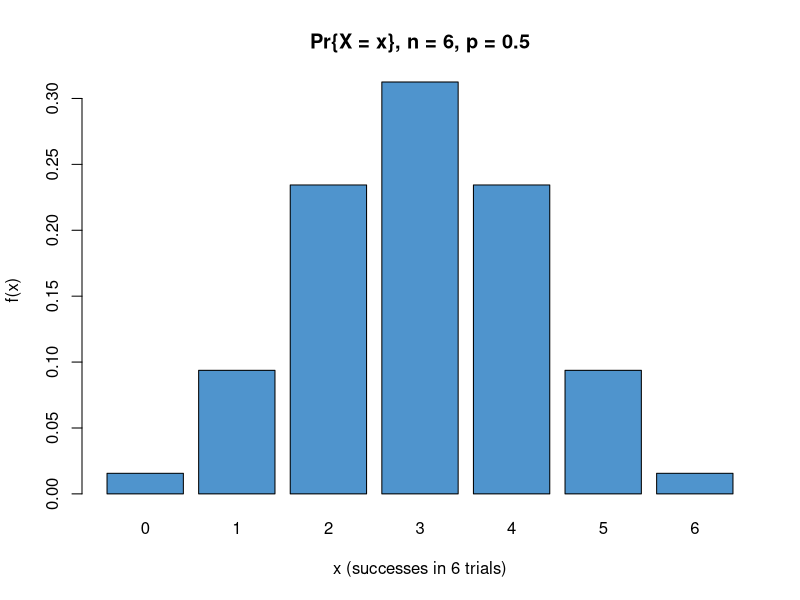
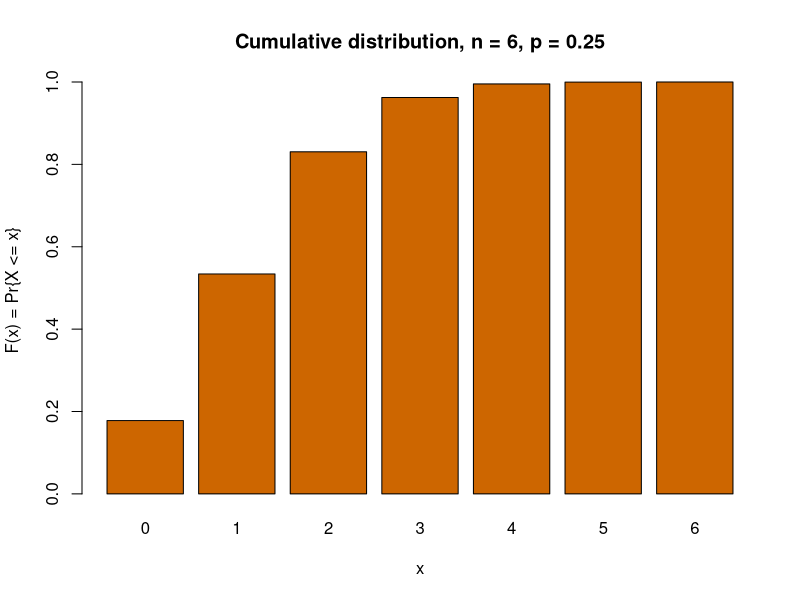
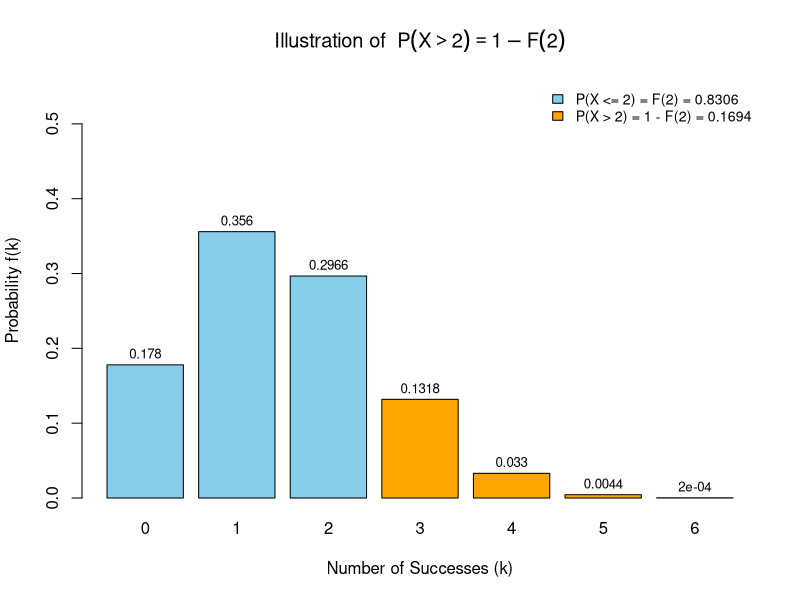
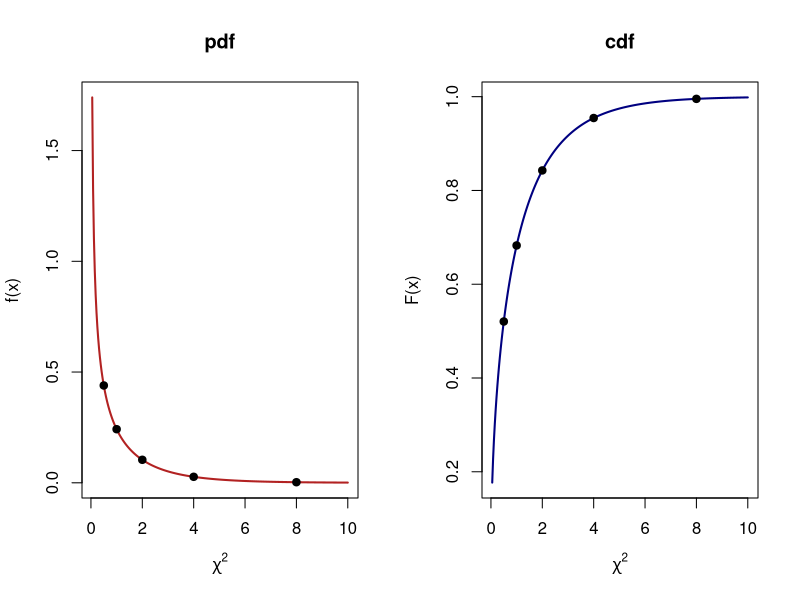

Recreate these plots in R, in order.
## ---- chunk 1
knitr::opts_chunk$set(echo = TRUE, message = FALSE, warning = FALSE,
                       fig.width = 5, fig.height = 4, fig.align = "center")
## ---- chunk 2
p <- 0.5
p          # probability of Heads on one toss
p^2        # probability of Heads on 2 successive (independent) tosses
## ---- chunk 3
# write the code to answer the question
p^4
## ---- chunk 4
# P(diamond on the first draw)
# How many diamonds in total in a card deck?
# Ace, 2 through 10, Jack, Queen, and King (n/total cards)
p_diamond_1 <- 13/52

# How many diamonds remain after removing one?
diamonds_remaining <- 12

# How many cards remain after removing one?
cards_remaining <- 51

# What is the probability of another diamond?
# This is called a conditional probability
p_diamond_2_given_1 <- diamonds_remaining / cards_remaining  

p_diamond_1
p_diamond_2_given_1

# Probability of 2 successive diamonds = product of the two (dependent) events
p_two_diamonds <- p_diamond_1 * p_diamond_2_given_1
p_two_diamonds
## ---- chunk 5
# By hand, for a run of all successes: f(x) = p^n when x = n
# find p, which is 1 correct guess then p^n
# write your math

0.5^6

# The general binomial pdf, via R's built-in function:
# Find what the function does by running ?dbinom in the console
# x is the number of successes
# size = the number of trials
# prob = probability of success on each trial.
dbinom(x = 6, size = 6, prob = 0.5)
## ---- chunk 6
# 5 correct choices in 6 trials
dbinom(x = NA, size = NA, prob = NA)
# 7 correct choices in 7 trials
dbinom(x = NA, size = NA, prob = NA)
## ---- chunk 7
# Create a vector of possible outcomes (0 to 6 successes)
x <- 0:6
x
# Calculate the binomial probability for each outcome in x
# for n = 6 trials (size) and probability of success p = 0.5 (prob)
f.x <- dbinom(x, size = 6, prob = 0.5)
f.x
# Combine x and f.x column-wise into a matrix to view outcomes alongside their probabilities
cbind(x, f.x)

# Check: the pdf must sum to 1 over all possible outcomes
# Sum all calculated probabilities in f.x to verify they sum to 1.0
sum(f.x)
## ---- chunk 8
barplot(f.x, names.arg = x, xlab = "x (successes in 6 trials)",
        ylab = "f(x)", col = "steelblue3",
        main = "Pr{X = x}, n = 6, p = 0.5")
## ---- chunk 9
# candidate likelihood with pi = 0.5 (no learning) and pi = 0.999 (highly trained) 
pi_candidates <- c(0.999, 0.95, 0.90, 0.85, 0.80, 0.75, 0.70, 0.65, 0.60, 0.55, 0.50)
# Experiment 1: 9 success over 10 trials
L.exp1 <- dbinom(x = 9, size = 10, prob = pi_candidates)
# Experiment 2: 7 success over 10 trials
L.exp2 <- dbinom(x = 7, size = 10, prob = pi_candidates)

likelihood_table <- data.frame(
  pi = pi_candidates,
  L_Experiment1 = round(L.exp1, 5),
  L_Experiment2 = round(L.exp2, 5)
)
likelihood_table
## ---- chunk 10
# For the first experiment, what is the maximum likelihood?
# Experiment 1 (9 successes in 10 trials)
max_L1 <- max(L.exp1)
# Find the \hat_pi => the max likelihood
pi_hat_1 <- pi_candidates[which.max(L.exp1)]

L1_at_no_learning <- dbinom(9, 10, 0.5)

# Calculate the likelihood ratio LR = Max($\hat \pi$|data) / L($\pi=0.5$|data)
LR1 <- max_L1 / L1_at_no_learning

max_L1        # maximum likelihood
pi_hat_1      # pi-hat: the parameter value where likelihood is maximized
LR1           # likelihood ratio vs. pi = 0.5 (no learning)

# Experiment 2 (7 successes in 10 trials)
max_L2 <- max(L.exp2)
# Find the \hat_pi => the max likelihood
pi_hat_2 <- pi_candidates[which.max(L.exp2)]
L2_at_no_learning <- dbinom(7, 10, 0.5)
LR2 <- max_L2 / L2_at_no_learning

max_L2
pi_hat_2
LR2
## ---- chunk 11
# TAKE-HOME MESSAGE: for ANY binomial count (x successes in n trials)
# the maximum likelihood estimate of the success probability is always
# pi.hat = x / n, EXACTLY. This is a general mathematical fact about the
# binomial distribution. Whenever you have simple binomial count data,
# you never need a grid search or a calculator to find pi.hat: just divide
# successes by trials.

mle_check <- function(x, n) {
  # optimize() searches continuously over pi in (0,1) for the value that
  # maximizes the binomial likelihood -- no candidate list required.
  fit <- optimize(function(pi) dbinom(x, n, pi), interval = c(0, 1), maximum = TRUE)
  data.frame(x = x, n = n,
             x_over_n       = round(x / n, 4),
             pi_hat_by_search = round(fit$maximum, 4))
}

# Four (x, n) pairs that have nothing to do with Experiment 1 or 2:
results <- rbind(
  mle_check(x = 3,  n = 8),
  mle_check(x = 15, n = 40),
  mle_check(x = 1,  n = 3),
  mle_check(x = 50, n = 200)
)
results
## ---- chunk 12
# write the code to compute f0
f0 <- dbinom(x=0, size = 6, prob = 0.25)
# write the code to compute f1 
f1 <- dbinom(1, size = 6, prob = 0.25)
# write the code to compute $Pr{x <= 1}$
Pr_x_le_1 <- f0+f1
## ---- chunk 13
# The cumulative distribution function does the summing for us:
# Find the function and the code for doing it
pbinom(1, size = 6, prob = 0.25)   # should match Pr_x_le_1 above exactly
## ---- chunk 14
x <- 0:6
f.x <- dbinom(x, size = 6, prob = 0.25)   # pdf
F.x <- pbinom(x, size = 6, prob = 0.25)   # cdf

pdf_cdf_table <- data.frame(x = x, `f(x)` = round(f.x, 4), `F(x)` = round(F.x, 4),
                             check.names = FALSE)
pdf_cdf_table
## ---- chunk 15
barplot(F.x, names.arg = x, xlab = "x", ylab = "F(x) = Pr{X <= x}",
        col = "darkorange3", main = "Cumulative distribution, n = 6, p = 0.25")
## ---- chunk 16
################## COPY AND RUN THE WHOLE CHUNK #################
# Parameters for the Binomial distribution
n <- 6           # Number of trials
p <- 0.25        # Probability of success
x_cutoff <- 2    # Threshold x (e.g., calculating P(X > 2))

# 1. Outcomes and Probability Mass Function (PMF)
x <- 0:n
f_x <- dbinom(x, size = n, prob = p)

# 2. Cumulative Probability F(x) and Upper Tail Probability 1 - F(x)
cdf_x <- pbinom(x_cutoff, size = n, prob = p)       # P(X <= x_cutoff)
upper_tail <- 1 - cdf_x                             # P(X > x_cutoff)

# 3. Assign colors: Blue for X <= x_cutoff, Orange for X > x_cutoff
bar_colors <- ifelse(x <= x_cutoff, "skyblue", "orange")

# 4. Generate the plot with expanded y-limits (+ 0.20 headroom)
bp <- barplot(
  f_x,
  names.arg = x,
  col = bar_colors,
  border = "black",
  xlab = "Number of Successes (k)",
  ylab = "Probability f(k)",
  main = bquote("Illustration of " ~ P(X > .(x_cutoff)) == 1 - F(.(x_cutoff))),
  ylim = c(0, max(f_x) + 0.20)  # Increased height to prevent legend overlap
)

# 5. Add exact probability labels on top of each bar
text(
  x = bp,
  y = f_x + 0.015,
  labels = round(f_x, 4),
  cex = 0.8
)

# 6. Add legend at topright (where right-tail bars are small) without border box
legend(
  "topright",
  legend = c(
    paste0("P(X <= ", x_cutoff, ") = F(", x_cutoff, ") = ", round(cdf_x, 4)),
    paste0("P(X > ", x_cutoff, ") = 1 - F(", x_cutoff, ") = ", round(upper_tail, 4))
  ),
  fill = c("skyblue", "orange"),
  bty = "n",  # Removes the solid box around legend
  cex = 0.85
)
# Print values to console
cat(sprintf("F(%d) = P(X <= %d) = %.5f\n", x_cutoff, x_cutoff, cdf_x))
cat(sprintf("1 - F(%d) = P(X > %d) = %.5f\n", x_cutoff, x_cutoff, upper_tail))
## ---- chunk 17
# Write the code for probability of 5 success in 6 trials with probability by trial being prob = 0.25 (f5)
f5 <- dbinom(5, size = 6, prob = 0.25)
# Write the code for probability of 6 success in 6 trials with probability by trial being prob = 0.25 (f6)
f6 <- dbinom(6, size = 6, prob = 0.25)

f5
f6

# Method 1: sum the tail of the pdf directly
Pr_X_gt_4_pdf <- f5 + f6
Pr_X_gt_4_pdf

# Method 2: use the cdf, which is faster once n gets large
Pr_X_gt_4_cdf <- 1 - pbinom(4, size = 6, prob = 0.25)
Pr_X_gt_4_cdf

# Confirm the two methods agree
# all.equal(Pr_X_gt_4_pdf, Pr_X_gt_4_cdf)
## ---- chunk 18
p_H <- 1/8          
# expected arrival rate at H by chance, one of 8 endpoints
p_H

# write the code for the chance of 4 correct arrivals at H in 4 trials? ($Pr\{X=4\}$)
Pr_X_eq_4 <- dbinom(4, size = 4, prob = 1/8)
Pr_X_eq_4

# write the code for the chance of 3 or more correct in 4 trials ($Pr\{X>2\}$)
Pr_X_gt_2 <- 1 - pbinom(2, size = 4, prob = 1/8)
Pr_X_gt_2
## ---- chunk 19
# 2-tier maze: n = 6 trials, p = 0.25 (Exercises 5-6)
x2 <- 0:6

# Calculate the probability of getting strictly more than $x_2$ successes out of 6 trials 
upper_tail_2tier <- 1 - pbinom(x2, size = 6, prob = 0.25)

# Put the successes and the probabilities together in a dataframe
data.frame(x = x2, `Pr{X>x}` = round(upper_tail_2tier, 4), check.names = FALSE)

# Find the x success where the probability is below 5% (0.05)
x2[upper_tail_2tier < 0.05]
x2_crit <- min(x2[upper_tail_2tier < 0.05])
x2_crit

# 3-tier maze: n = 4 trials, p = 1/8
x3 <- 0:4
# Calculate the probability of getting strictly more than $x_3$ successes out of 4 trials
upper_tail_3tier <- 1 - pbinom(x3, size = 4, prob = 1/8)

# Put the successes and the probabilities together in a dataframe
data.frame(x = x3, `Pr{X>x}` = round(upper_tail_3tier, 4), check.names = FALSE)

# Find the x success where the probability is below 5% (0.05)
x3[upper_tail_3tier < 0.05]
x3_crit <- min(x3[upper_tail_3tier < 0.05])
x3_crit   
# smallest x where the 3-tier maze crosses below 5%
## ---- chunk 20
# We are getting variables from Exercise 4 (exact, unrounded)
# Experiment 2 (7 successes in 10 trials)
# max_L2 is max(L.exp2)
# L2_at_no_learning <- dbinom(7, 10, 0.5)
LR_exp2 <- max_L2 / L2_at_no_learning
LR_exp2

G_exp2 <- 2 * log(LR_exp2)
G_exp2

# Upper-tail p-value from the chi-squared distribution, df = 1
p_exp2 <- 1 - pchisq(G_exp2, df = 1)
p_exp2
## ---- chunk 21
# We want the probability in the upper tail Pr{ \chi^2 (df) > G}.
# We want the probability in the upper tail Pr{ \chi^2 (1) > G}.
# we define G_trial
G_trial <- 3.84

# This is the LOWER tail, Pr{chisq(1) <= G} =~ 0.95
pchisq(G_trial, df = 1)         
# this is the LOWER tail, Pr{chisq(1) <= G} =~ 0.95

1 - pchisq(G_trial, df = 1)     
# this is the UPPER tail we actually want, ~0.05
## ---- chunk 22
G_values <- c(5.67, 10.23)
df_values <- c(3, 5)
p_values <- 1 - pchisq(G_values, df_values)

data.frame(G = G_values, df = df_values, p = round(p_values, 4))
## ---- chunk 23
# Using the handout's own rounded LR = 2.3, for comparison with the exact value above
G_rounded <- 2 * log(2.3)
p_rounded <- 1 - pchisq(G_rounded, df = 1)

G_rounded
p_rounded
## ---- chunk 24
chisq_x <- c(0.5, 1, 2, 4, 8)

pdf_vals <- dchisq(chisq_x, df = 1)
cdf_vals <- pchisq(chisq_x, df = 1)
upper_vals <- 1 - cdf_vals

data.frame(x = chisq_x,
           `pdf = f(x)` = round(pdf_vals, 4),
           `cdf = F(x)` = round(cdf_vals, 4),
           `1 - cdf` = round(upper_vals, 4),
           check.names = FALSE)
## ---- chunk 25
xx <- seq(0.05, 10, length.out = 300)   
# A smooth curve for comparison with a hand sketch

par(mfrow = c(1, 2))
plot(xx, dchisq(xx, df = 1), type = "l", lwd = 2, col = "firebrick",
     xlab = expression(chi^2), ylab = "f(x)", main = "pdf")
points(chisq_x, pdf_vals, pch = 19)

plot(xx, pchisq(xx, df = 1), type = "l", lwd = 2, col = "navy",
     xlab = expression(chi^2), ylab = "F(x)", main = "cdf")
points(chisq_x, cdf_vals, pch = 19)
par(mfrow = c(1, 1))
## ---- chunk 26
lefttail <- pt(-2.179, df = 12)
righttail <- 1 - pt(2.179, df = 12)
twotail <- lefttail + righttail
twotail # two-tailed p-value, t = -2.179, df = 12

onetail <- 1 - pt(1.96, df = 300)
onetail    # one-tailed p-value, t = 1.96, df = 300

# Two small groups of seedling heights (cm), grown under two light conditions
low_light  <- c(15.2, 16.1, 14.8, 15.9, 16.4)
high_light <- c(17.3, 18.0, 16.9, 17.6, 18.2)

t.test(low_light, high_light)
# `t.test()` just computes $t_{obs}$ and looks up its p-value in one step.
## ---- chunk 27
F_obs <- c(4.56, 2.28, 1.23)
p_F <- 1 - pf(F_obs, df1 = 8, df2 = 23)

data.frame(F_obs = F_obs, p = round(p_F, 4))
## ---- chunk 28
Z <- 1.96
p_Z_twotailed <- 2 * (1 - pnorm(Z, mean = 0, sd = 1))
p_Z_twotailed
## ---- chunk 29
qchisq(0.95, df = 1)   # should return ~3.84, matching Exercise 8's trial run
## ---- chunk 30
qchisq(1 - 0.0001, df = 1)
# qchisq(1 - alpha, df = 1)
## ---- chunk 31
df_vals <- c(1, 5, 10)
alpha_vals <- c(0.002, 0.0002)

# One-tailed critical values, matching the convention used for qchisq above
# (an upper-tail area equal to alpha, not alpha/2 -- this is what reproduces
# the handout's own df=1 check values of 159.156 and 1590)
t_table <- outer(df_vals, alpha_vals, function(d, a) qt(1 - a, df = d))
dimnames(t_table) <- list(paste0("df=", df_vals), paste0("alpha=", alpha_vals))
round(t_table, 3)
## ---- chunk 32
sessionInfo()
